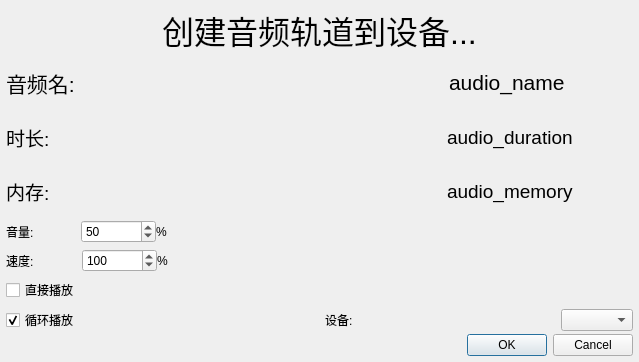
<?xml version="1.0" encoding="UTF-8"?>
<ui version="4.0">
 <class>NewAudioOrbitDialog</class>
 <widget class="QDialog" name="NewAudioOrbitDialog">
  <property name="geometry">
   <rect>
    <x>0</x>
    <y>0</y>
    <width>639</width>
    <height>362</height>
   </rect>
  </property>
  <property name="windowTitle">
   <string>Dialog</string>
  </property>
  <layout class="QVBoxLayout" name="verticalLayout">
   <property name="spacing">
    <number>2</number>
   </property>
   <property name="leftMargin">
    <number>6</number>
   </property>
   <property name="topMargin">
    <number>6</number>
   </property>
   <property name="rightMargin">
    <number>6</number>
   </property>
   <property name="bottomMargin">
    <number>6</number>
   </property>
   <item>
    <widget class="QLabel" name="title">
     <property name="sizePolicy">
      <sizepolicy hsizetype="Preferred" vsizetype="Preferred">
       <horstretch>0</horstretch>
       <verstretch>0</verstretch>
      </sizepolicy>
     </property>
     <property name="font">
      <font>
       <pointsize>24</pointsize>
      </font>
     </property>
     <property name="text">
      <string>创建音频轨道到设备...</string>
     </property>
     <property name="alignment">
      <set>Qt::AlignmentFlag::AlignCenter</set>
     </property>
    </widget>
   </item>
   <item>
    <widget class="QWidget" name="name_info_widget" native="true">
     <layout class="QHBoxLayout" name="horizontalLayout_2">
      <property name="leftMargin">
       <number>0</number>
      </property>
      <property name="topMargin">
       <number>0</number>
      </property>
      <property name="rightMargin">
       <number>0</number>
      </property>
      <property name="bottomMargin">
       <number>0</number>
      </property>
      <item>
       <widget class="QLabel" name="name_label">
        <property name="font">
         <font>
          <pointsize>16</pointsize>
         </font>
        </property>
        <property name="text">
         <string>音频名:</string>
        </property>
       </widget>
      </item>
      <item>
       <spacer name="horizontalSpacer_8">
        <property name="orientation">
         <enum>Qt::Orientation::Vertical</enum>
        </property>
        <property name="sizeHint" stdset="0">
         <size>
          <width>252</width>
          <height>20</height>
         </size>
        </property>
       </spacer>
      </item>
      <item>
       <widget class="QLabel" name="name_value">
        <property name="font">
         <font>
          <pointsize>16</pointsize>
         </font>
        </property>
        <property name="text">
         <string>audio_name</string>
        </property>
       </widget>
      </item>
     </layout>
    </widget>
   </item>
   <item>
    <widget class="QWidget" name="duration_info_widget" native="true">
     <layout class="QHBoxLayout" name="horizontalLayout_3">
      <property name="leftMargin">
       <number>0</number>
      </property>
      <property name="topMargin">
       <number>0</number>
      </property>
      <property name="rightMargin">
       <number>0</number>
      </property>
      <property name="bottomMargin">
       <number>0</number>
      </property>
      <item>
       <widget class="QLabel" name="duration_label">
        <property name="font">
         <font>
          <pointsize>14</pointsize>
         </font>
        </property>
        <property name="text">
         <string>时长:</string>
        </property>
       </widget>
      </item>
      <item>
       <spacer name="horizontalSpacer_9">
        <property name="orientation">
         <enum>Qt::Orientation::Vertical</enum>
        </property>
        <property name="sizeHint" stdset="0">
         <size>
          <width>249</width>
          <height>20</height>
         </size>
        </property>
       </spacer>
      </item>
      <item>
       <widget class="QLabel" name="duration_value">
        <property name="font">
         <font>
          <pointsize>14</pointsize>
         </font>
        </property>
        <property name="text">
         <string>audio_duration</string>
        </property>
       </widget>
      </item>
     </layout>
    </widget>
   </item>
   <item>
    <widget class="QWidget" name="memory_info_widget" native="true">
     <layout class="QHBoxLayout" name="horizontalLayout_4">
      <property name="leftMargin">
       <number>0</number>
      </property>
      <property name="topMargin">
       <number>0</number>
      </property>
      <property name="rightMargin">
       <number>0</number>
      </property>
      <property name="bottomMargin">
       <number>0</number>
      </property>
      <item>
       <widget class="QLabel" name="memory_label">
        <property name="font">
         <font>
          <pointsize>14</pointsize>
         </font>
        </property>
        <property name="text">
         <string>内存:</string>
        </property>
       </widget>
      </item>
      <item>
       <spacer name="horizontalSpacer_2">
        <property name="orientation">
         <enum>Qt::Orientation::Vertical</enum>
        </property>
        <property name="sizeHint" stdset="0">
         <size>
          <width>249</width>
          <height>20</height>
         </size>
        </property>
       </spacer>
      </item>
      <item>
       <widget class="QLabel" name="memory_value">
        <property name="font">
         <font>
          <pointsize>14</pointsize>
         </font>
        </property>
        <property name="text">
         <string>audio_memory</string>
        </property>
       </widget>
      </item>
     </layout>
    </widget>
   </item>
   <item>
    <widget class="QWidget" name="widget" native="true">
     <layout class="QGridLayout" name="gridLayout">
      <property name="leftMargin">
       <number>0</number>
      </property>
      <property name="topMargin">
       <number>0</number>
      </property>
      <property name="rightMargin">
       <number>0</number>
      </property>
      <property name="bottomMargin">
       <number>0</number>
      </property>
      <property name="horizontalSpacing">
       <number>2</number>
      </property>
      <property name="verticalSpacing">
       <number>6</number>
      </property>
      <item row="0" column="0">
       <widget class="QWidget" name="volume_control_widget" native="true">
        <layout class="QHBoxLayout" name="horizontalLayout">
         <property name="spacing">
          <number>0</number>
         </property>
         <property name="leftMargin">
          <number>0</number>
         </property>
         <property name="topMargin">
          <number>0</number>
         </property>
         <property name="rightMargin">
          <number>0</number>
         </property>
         <property name="bottomMargin">
          <number>0</number>
         </property>
         <item>
          <widget class="QLabel" name="volume_label">
           <property name="text">
            <string>音量:</string>
           </property>
          </widget>
         </item>
         <item>
          <widget class="QSpinBox" name="volume_spin_control">
           <property name="maximum">
            <number>100</number>
           </property>
           <property name="singleStep">
            <number>10</number>
           </property>
           <property name="value">
            <number>50</number>
           </property>
          </widget>
         </item>
         <item>
          <widget class="QLabel" name="volume_percent_label">
           <property name="text">
            <string>%</string>
           </property>
          </widget>
         </item>
         <item>
          <spacer name="horizontalSpacer_7">
           <property name="orientation">
            <enum>Qt::Orientation::Vertical</enum>
           </property>
           <property name="sizeHint" stdset="0">
            <size>
             <width>92</width>
             <height>20</height>
            </size>
           </property>
          </spacer>
         </item>
        </layout>
       </widget>
      </item>
      <item row="3" column="1">
       <widget class="QWidget" name="device_choose_widget" native="true">
        <layout class="QHBoxLayout" name="horizontalLayout_6">
         <property name="spacing">
          <number>0</number>
         </property>
         <property name="leftMargin">
          <number>0</number>
         </property>
         <property name="topMargin">
          <number>0</number>
         </property>
         <property name="rightMargin">
          <number>0</number>
         </property>
         <property name="bottomMargin">
          <number>0</number>
         </property>
         <item>
          <widget class="QLabel" name="device_label">
           <property name="text">
            <string>设备:</string>
           </property>
          </widget>
         </item>
         <item>
          <widget class="QComboBox" name="device_chooser">
           <property name="sizePolicy">
            <sizepolicy hsizetype="Maximum" vsizetype="Maximum">
             <horstretch>0</horstretch>
             <verstretch>0</verstretch>
            </sizepolicy>
           </property>
           <property name="sizeAdjustPolicy">
            <enum>QComboBox::SizeAdjustPolicy::AdjustToContents</enum>
           </property>
           <property name="frame">
            <bool>true</bool>
           </property>
          </widget>
         </item>
        </layout>
       </widget>
      </item>
      <item row="1" column="0">
       <widget class="QWidget" name="speed_control_widget" native="true">
        <layout class="QHBoxLayout" name="horizontalLayout_5">
         <property name="spacing">
          <number>0</number>
         </property>
         <property name="leftMargin">
          <number>0</number>
         </property>
         <property name="topMargin">
          <number>0</number>
         </property>
         <property name="rightMargin">
          <number>0</number>
         </property>
         <property name="bottomMargin">
          <number>0</number>
         </property>
         <item>
          <widget class="QLabel" name="speed_label">
           <property name="enabled">
            <bool>true</bool>
           </property>
           <property name="text">
            <string>速度:</string>
           </property>
          </widget>
         </item>
         <item>
          <widget class="QSpinBox" name="speed_spin_control">
           <property name="enabled">
            <bool>true</bool>
           </property>
           <property name="toolTip">
            <string>暂不支持</string>
           </property>
           <property name="minimum">
            <number>10</number>
           </property>
           <property name="maximum">
            <number>500</number>
           </property>
           <property name="value">
            <number>100</number>
           </property>
          </widget>
         </item>
         <item>
          <widget class="QLabel" name="speed_percent_label">
           <property name="enabled">
            <bool>true</bool>
           </property>
           <property name="text">
            <string>%</string>
           </property>
          </widget>
         </item>
         <item>
          <spacer name="horizontalSpacer_3">
           <property name="orientation">
            <enum>Qt::Orientation::Vertical</enum>
           </property>
           <property name="sizeHint" stdset="0">
            <size>
             <width>90</width>
             <height>20</height>
            </size>
           </property>
          </spacer>
         </item>
        </layout>
       </widget>
      </item>
      <item row="0" column="1">
       <spacer name="horizontalSpacer_5">
        <property name="orientation">
         <enum>Qt::Orientation::Vertical</enum>
        </property>
        <property name="sizeHint" stdset="0">
         <size>
          <width>40</width>
          <height>20</height>
         </size>
        </property>
       </spacer>
      </item>
      <item row="2" column="0">
       <widget class="QWidget" name="autoplay_selection_widget" native="true">
        <layout class="QHBoxLayout" name="horizontalLayout_7">
         <property name="spacing">
          <number>0</number>
         </property>
         <property name="leftMargin">
          <number>0</number>
         </property>
         <property name="topMargin">
          <number>0</number>
         </property>
         <property name="rightMargin">
          <number>0</number>
         </property>
         <property name="bottomMargin">
          <number>0</number>
         </property>
         <item>
          <widget class="QCheckBox" name="autoplay_control">
           <property name="text">
            <string>直接播放</string>
           </property>
          </widget>
         </item>
         <item>
          <spacer name="horizontalSpacer">
           <property name="orientation">
            <enum>Qt::Orientation::Vertical</enum>
           </property>
           <property name="sizeHint" stdset="0">
            <size>
             <width>244</width>
             <height>20</height>
            </size>
           </property>
          </spacer>
         </item>
        </layout>
       </widget>
      </item>
      <item row="3" column="0">
       <widget class="QWidget" name="loop_selection_widget" native="true">
        <layout class="QHBoxLayout" name="horizontalLayout_8">
         <property name="spacing">
          <number>0</number>
         </property>
         <property name="leftMargin">
          <number>0</number>
         </property>
         <property name="topMargin">
          <number>0</number>
         </property>
         <property name="rightMargin">
          <number>0</number>
         </property>
         <property name="bottomMargin">
          <number>0</number>
         </property>
         <item>
          <widget class="QCheckBox" name="loop_control">
           <property name="text">
            <string>循环播放</string>
           </property>
           <property name="checked">
            <bool>true</bool>
           </property>
           <property name="tristate">
            <bool>false</bool>
           </property>
          </widget>
         </item>
         <item>
          <spacer name="horizontalSpacer_4">
           <property name="orientation">
            <enum>Qt::Orientation::Vertical</enum>
           </property>
           <property name="sizeHint" stdset="0">
            <size>
             <width>244</width>
             <height>20</height>
            </size>
           </property>
          </spacer>
         </item>
        </layout>
       </widget>
      </item>
     </layout>
    </widget>
   </item>
   <item>
    <widget class="QDialogButtonBox" name="buttonBox">
     <property name="standardButtons">
      <set>QDialogButtonBox::StandardButton::Cancel|QDialogButtonBox::StandardButton::Ok</set>
     </property>
    </widget>
   </item>
  </layout>
 </widget>
 <resources/>
 <connections>
  <connection>
   <sender>buttonBox</sender>
   <signal>accepted()</signal>
   <receiver>NewAudioOrbitDialog</receiver>
   <slot>accept()</slot>
   <hints>
    <hint type="sourcelabel">
     <x>248</x>
     <y>254</y>
    </hint>
    <hint type="destinationlabel">
     <x>157</x>
     <y>274</y>
    </hint>
   </hints>
  </connection>
  <connection>
   <sender>buttonBox</sender>
   <signal>rejected()</signal>
   <receiver>NewAudioOrbitDialog</receiver>
   <slot>reject()</slot>
   <hints>
    <hint type="sourcelabel">
     <x>316</x>
     <y>260</y>
    </hint>
    <hint type="destinationlabel">
     <x>286</x>
     <y>274</y>
    </hint>
   </hints>
  </connection>
 </connections>
</ui>
